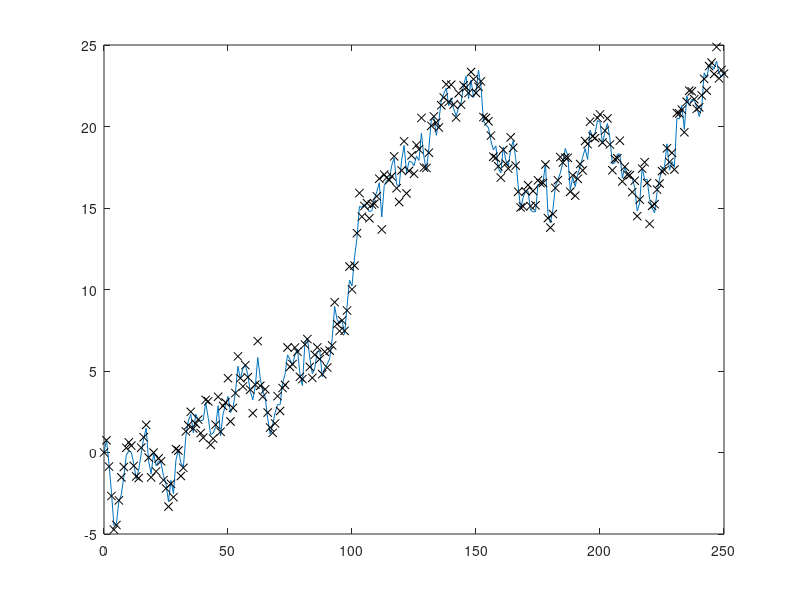

This figure's MATLAB source: (Note: this script raises an error after producing the figure.)
% test both ways of computing 
% the likelihood and its gradient

%% AR(1) model

N = 250;
A = 1;
Q = 1^2;
R = Q/2^2;
H = 1;

K = 0:N;
m0 = 0;
P0 = 1;
%% Simulate

xs = zeros(1,N+1);
ys = zeros(1,N+1);

% simulate
x0 = m0;
x = x0;
xs(:,1) = x0;
ys(:,1) = H*x0;

for k=2:N+1
	x = A*x+sqrt(Q)*randn;
  xs(:,k) = x;
	ys(:,k) = x+sqrt(R)*randn;
end


figure(1); clf;
plot(K,xs,K,ys,'kx');



% compute likelihood for A on grid


NN = 150;
alpha = 0.5;
as = linspace((1-alpha)*A,(1+alpha)*A,NN); % for q1
lhs = zeros(1,NN); glhs = lhs; glbs = lhs;
y = ys;
xDim = size(A,1);
MM = zeros(xDim,N+1); MM(:,1) = m0;
PP = zeros(xDim,xDim,N+1); PP(:,:,1) = P0;
MM_ = zeros(xDim,N+1);
PP_ = zeros(xDim,xDim,N+1);
m = m0; P = P0;
for j=1:NN
  lh = 0;
  for k=1:(N+1)

      [m_,P_] = kf_predict(m,P,as(j),Q);
      MM_(:,k) = m_;
      PP_(:,:,k) = P_;

      if k==N+1; break; end; 

      [m,P,~,my,Sy] = kf_update(m_,P_,y(:,k+1),H,R);


      MM(:,k+1) = m;
      PP(:,:,k+1) = P;
      lh = lh + likelihood(y(:,k+1)-my,Sy);

  end
  lhs(j) = lh;
end

figure(2); clf;
plot(as,lhs); grid on;


%% export plots

textwidth = 426.79134/72.27; % latex textwidth in inches
% plot the true locations and the measurements


plt = struct();kw=struct();
%kw.alpha = 0.2; kw.linewidth = 0.5;
plt.data = {{K xs},{K ys 'kx'}};
plt.w = textwidth*0.5;
plt.A = A;
pyplot('../img/ar1_ex.mat',plt);










